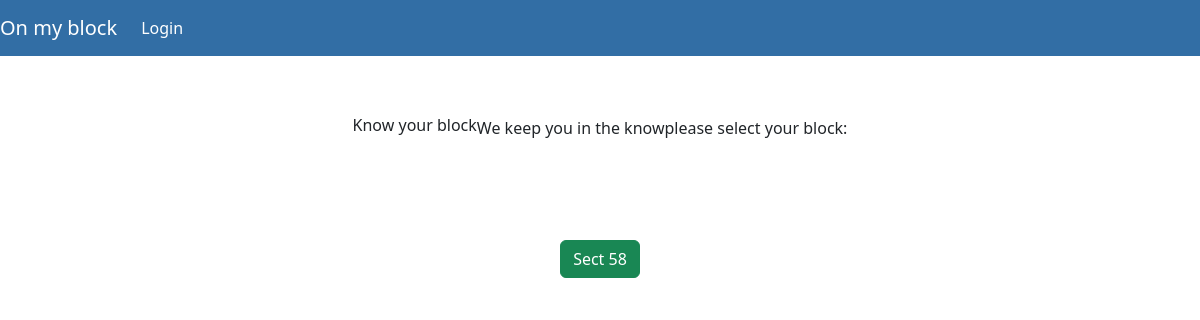
The app's page /, older data.
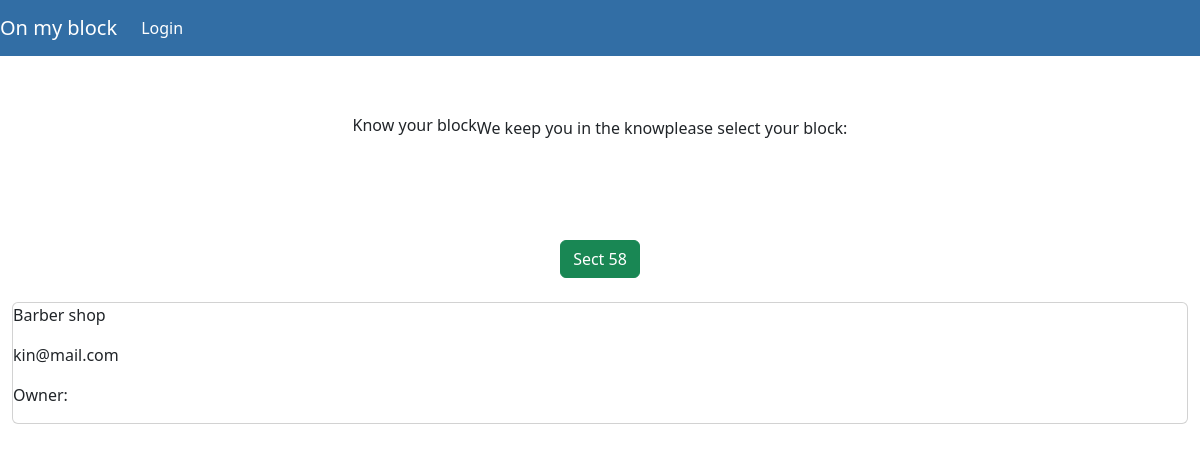
The same page, newer data.
### news/models.py (models this page shows, shortened)
class Neighbourhood(models.Model):
    neighbourhood_name = models.CharField(max_length=15)
    neighbourhood_location = models.CharField(max_length=15)
    occupants_count = models.IntegerField()
    admin = models.ForeignKey(Admin,on_delete=models.CASCADE)

class Business(models.Model):
    business_name = models.CharField(max_length=30)
    user = models.ForeignKey(User,on_delete=models.CASCADE)
    neighbourhood_name = models.ForeignKey(Neighbourhood,on_delete=models.CASCADE)
    business_email = models.EmailField()
    business_image = CloudinaryField("businessimage")

### news/views.py (the view)
# urls.py: path('', views.home, name="home"),
def home(request):
	date = dt.date.today()
	business = Business.objects.all()
	neighbourhood = Neighbourhood.objects.all()
	context={
		'date':date,
		'business':business,
		'hoods':neighbourhood,
	}
	return render(request,'home.html',context)

### news/templates/home.html (shortened to what this page needs)
{% extends 'base.html' %}
{% load static %}
{% block content %}
{% load crispy_forms_tags %}
<nav class="navbar navbar-expand-lg navbar-light ">
    <a class="navbar-brand" href="#">On my block</a>
    <div class="collapse navbar-collapse" id="navbarText">
      <ul class="navbar-nav mr-auto">
        {% if user.is_authenticated %}
        <li class="nav-item">
          <a class="nav-link" href="/logout">Logout</a>
        </li>
        <li class="nav-item">
          <a class="nav-link" href="#">Welcome, {{user.username}}</a>
        </li>
        <li class="nav-item">
            <a class="nav-link" href="/addhood">Add your block</a>
          </li>
          <li class="nav-item">
            <a class="nav-link" href="/addbusiness">Add a business</a>
          </li>
        {% else %}
        <li class="nav-item">
          <a class="nav-link" href="/login">Login</a>
        </li>
        {% endif %}
      </ul>
    </div>
  </nav>
  <div>
    <div class="container-fluid hero">
        <h6>Know your block </h6>
        <p>We keep you in the know </p>
        please select your block:
      </div>
    <div class="container select_hood">
        {% for i in hoods %}
        <div class="business-btn">
            <button class="btn btn-success">{{i.neighbourhood_name}}</button>
        </div>
        {% endfor %}
    </div>
    <div class="container-fluid businesses">
        {% for i in business %}
        <div class="card">
            <p>{{ i.business_name }}</p>
            <p>{{ i.business_email}}</p>
            <p>Owner: {{ i.business_user }}</p>
        </div>
        {% endfor %}
    </div>
  </div>
{% endblock%}

Row changes from the older to the newer data that the page shows:
added Business: business_name "Barber shop", business_email "kin@mail.com"
